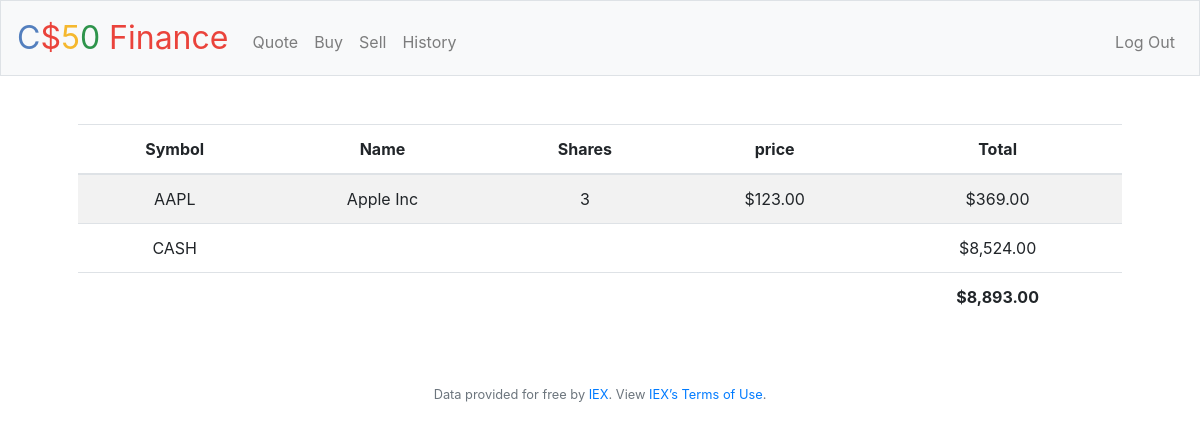
Page / (signed in) on the earlier database version.
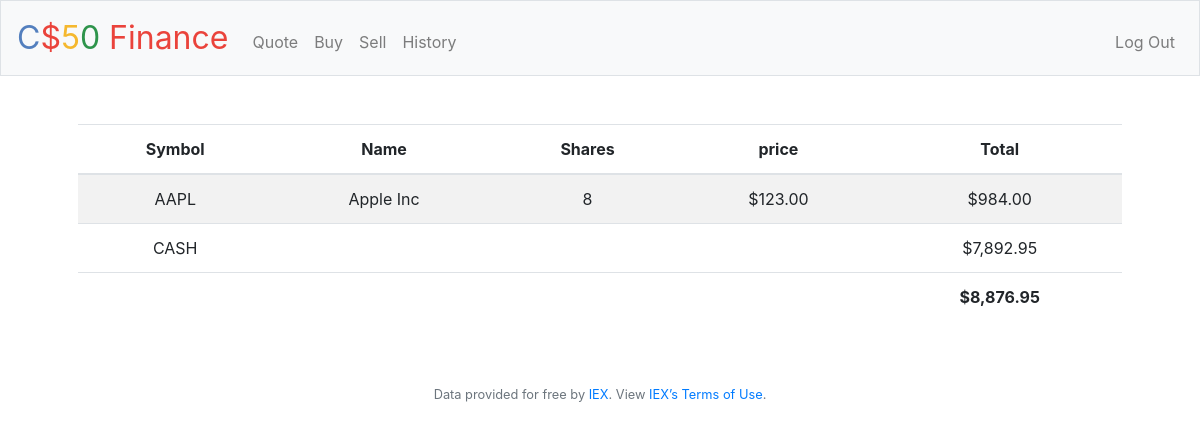
Same page on the later database version.
### tables this page shows
CREATE TABLE holdings (
user_id INTEGER NOT NULL,
symbol TEXT NOT NULL,
name Text NOT NULL,
price REAL NOT NULL,
shares INTEGER NOT NULL,
FOREIGN KEY (user_id) REFERENCES users (id) ON DELETE CASCADE ON UPDATE NO ACTION
);

CREATE TABLE users (id INTEGER, username TEXT NOT NULL, hash TEXT NOT NULL, cash NUMERIC NOT NULL DEFAULT 10000.00, PRIMARY KEY(id));

### app.py (the view)
@app.route("/")
@login_required
def index():
    user_data = db.execute(
        f"SELECT symbol, name, price, shares FROM holdings WHERE user_id = {session['user_id']}")
    cash = db.execute(f"SELECT cash from users WHERE id = {session['user_id']}")[
        0]['cash']
    total = cash
    for row in user_data:
        total += (row['price'] * row['shares'])
    return render_template("index.html", data=user_data, cash=cash, total=total)

### app.py (called while the page is built)
@app.after_request
def after_request(response):
    response.headers["Cache-Control"] = "no-cache, no-store, must-revalidate"
    response.headers["Expires"] = 0
    response.headers["Pragma"] = "no-cache"
    return response

### helpers.py (called while the page is built)
def login_required(f):
    @wraps(f)
    def decorated_function(*args, **kwargs):
        if session.get("user_id") is None:
            return redirect("/login")
        return f(*args, **kwargs)
    return decorated_function

def usd(value):
    return f"${value:,.2f}"

### templates/index.html (shortened to what this page needs)
{% extends "layout.html" %}
{% block main %}
<div>
    <table class="table table-striped">
        <thead>
            <tr>
                <th>Symbol</th>
                <th>Name</th>
                <th>Shares</th>
                <th>price</th>
                <th>Total</th>
            </tr>
        </thead>
        <tbody>
            {% for row in data %}
            {% if row.shares > 0 %}
            <tr>
                <td>{{ row.symbol }}</td>
                <td>{{ row.name }}</td>
                <td>{{ row.shares }}</td>
                <td>{{ row.price | usd }}</td>
                <td>{{ (row.shares*row.price) | usd }}</td>
            </tr>
            {% endif %}
            {% endfor %}
            <tr>
                <td>CASH</td>
                <td></td>
                <td></td>
                <td></td>
                <td>{{ cash | usd }}</td>
            </tr>
        </tbody>
        <tfoot>
            <tr>
                <td colspan="4"></td>
                <td><strong>{{ total | usd }}</strong></td>
            </tr>
        </tfoot>
    </table>
</div>
{% endblock %}

Differences in the rows shown:
changed holdings "AAPL": shares "3" → "8"; (row.shares*row.price)|usd "$369.00" → "$984.00"
changed users: cash "$8,524.00" → "$7,892.95"
Other differences:
{{ total | usd }}: "$8,893.00" → "$8,876.95"
